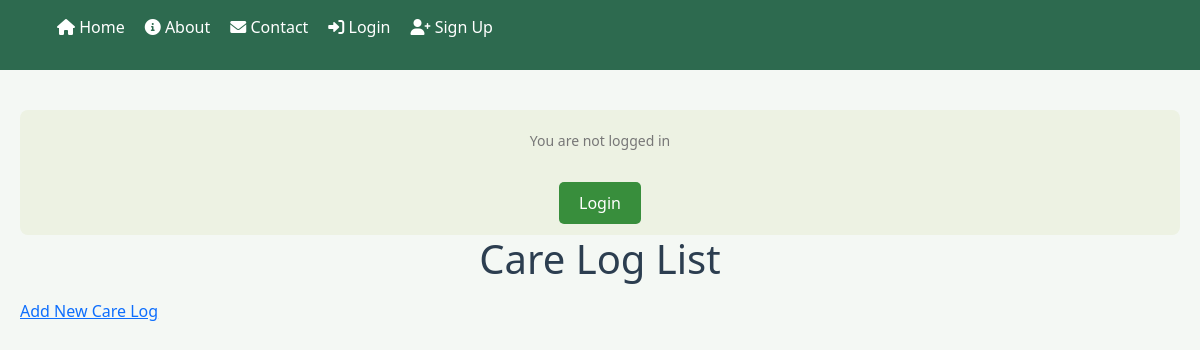
Page /care-logs/ on the earlier database version.
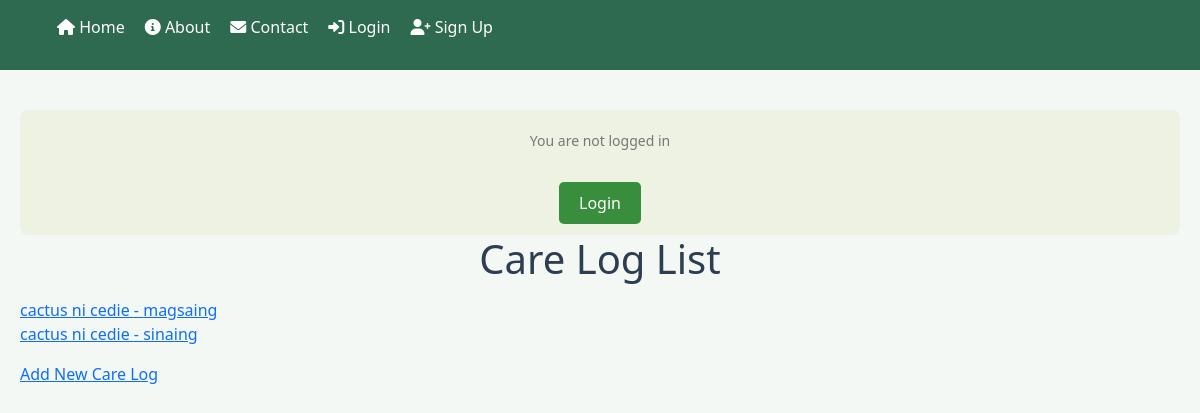
Same page on the later database version.
### app/models.py (models this page shows, shortened)
class CareLog(models.Model):
    plant = models.ForeignKey(Plant, on_delete=models.CASCADE)
    action = models.CharField(max_length=100)
    date = models.DateField(auto_now_add=True)
    notes = models.TextField(blank=True, null=True)

class Plant(models.Model):
    name = models.CharField(max_length=100)
    type = models.CharField(max_length=100)
    care_instructions = models.TextField(blank=True, null=True)
    user = models.ForeignKey(settings.AUTH_USER_MODEL, on_delete=models.CASCADE)
    image = models.ImageField(upload_to='plant_images/', blank=True, null=True)

### app/views.py (the view)
# urls.py: path('care-logs/', CareLogListView.as_view(), name='care_log_list'),
class CareLogListView(ListView):
    model = CareLog
    template_name = 'log/care_log_list.html'
    context_object_name = 'cares'

### app/templates/log/care_log_list.html
{% extends 'app/base.html' %}
{% block content %}
    <h1>Care Log List</h1>
    <ul class="care-log-list">
        {% for care in cares %}
            <li><a href="{% url 'care_log_detail' care.pk %}">{{ care.plant.name }} - {{ care.action }}</a></li>
        {% endfor %}
    </ul>
    <a href="{% url 'care_log_create' %}">Add New Care Log</a>
{% endblock content %}

Differences in the rows shown:
added CareLog: plant.name "cactus ni cedie", action "magsaing"
added CareLog: plant.name "cactus ni cedie", action "sinaing"
